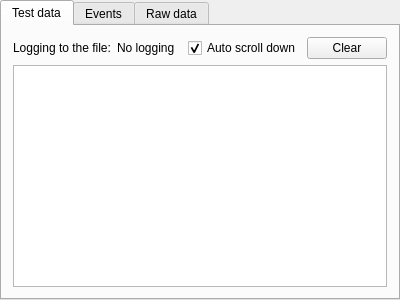
<?xml version="1.0" encoding="UTF-8"?>
<ui version="4.0">
 <class>CommFlowWgt</class>
 <widget class="QWidget" name="CommFlowWgt">
  <property name="geometry">
   <rect>
    <x>0</x>
    <y>0</y>
    <width>400</width>
    <height>300</height>
   </rect>
  </property>
  <property name="windowTitle">
   <string>CommFlowWgt</string>
  </property>
  <layout class="QVBoxLayout" name="verticalLayout">
   <property name="spacing">
    <number>0</number>
   </property>
   <property name="leftMargin">
    <number>0</number>
   </property>
   <property name="topMargin">
    <number>0</number>
   </property>
   <property name="rightMargin">
    <number>0</number>
   </property>
   <property name="bottomMargin">
    <number>0</number>
   </property>
   <item>
    <widget class="QTabWidget" name="tabWgt">
     <property name="currentIndex">
      <number>0</number>
     </property>
     <widget class="QWidget" name="commFlowTabTestData">
      <attribute name="title">
       <string>Test data</string>
      </attribute>
      <layout class="QVBoxLayout" name="verticalLayout_22">
       <item>
        <layout class="QHBoxLayout" name="horizontalLayout_8">
         <item>
          <widget class="QLabel" name="label_28">
           <property name="sizePolicy">
            <sizepolicy hsizetype="Maximum" vsizetype="Preferred">
             <horstretch>0</horstretch>
             <verstretch>0</verstretch>
            </sizepolicy>
           </property>
           <property name="text">
            <string>Logging to the file:</string>
           </property>
          </widget>
         </item>
         <item>
          <widget class="QLabel" name="tabTestDataLblFilePath">
           <property name="text">
            <string>No logging</string>
           </property>
          </widget>
         </item>
         <item>
          <spacer name="horizontalSpacer_10">
           <property name="orientation">
            <enum>Qt::Horizontal</enum>
           </property>
           <property name="sizeHint" stdset="0">
            <size>
             <width>40</width>
             <height>20</height>
            </size>
           </property>
          </spacer>
         </item>
         <item>
          <widget class="QCheckBox" name="tabTestDataChckScroll">
           <property name="sizePolicy">
            <sizepolicy hsizetype="Maximum" vsizetype="Fixed">
             <horstretch>0</horstretch>
             <verstretch>0</verstretch>
            </sizepolicy>
           </property>
           <property name="text">
            <string>Auto scroll down</string>
           </property>
           <property name="checked">
            <bool>true</bool>
           </property>
          </widget>
         </item>
         <item>
          <widget class="QPushButton" name="tabTestDataBtnClr">
           <property name="sizePolicy">
            <sizepolicy hsizetype="Maximum" vsizetype="Fixed">
             <horstretch>0</horstretch>
             <verstretch>0</verstretch>
            </sizepolicy>
           </property>
           <property name="text">
            <string>Clear</string>
           </property>
          </widget>
         </item>
        </layout>
       </item>
       <item>
        <widget class="QTextBrowser" name="tabTestDataTxtBrow"/>
       </item>
      </layout>
     </widget>
     <widget class="QWidget" name="commFlowTabEvents">
      <attribute name="title">
       <string>Events</string>
      </attribute>
      <layout class="QVBoxLayout" name="verticalLayout_23">
       <item>
        <layout class="QHBoxLayout" name="horizontalLayout_14">
         <item>
          <spacer name="horizontalSpacer_9">
           <property name="orientation">
            <enum>Qt::Horizontal</enum>
           </property>
           <property name="sizeHint" stdset="0">
            <size>
             <width>40</width>
             <height>20</height>
            </size>
           </property>
          </spacer>
         </item>
         <item>
          <widget class="QCheckBox" name="tabEventsChckScroll">
           <property name="sizePolicy">
            <sizepolicy hsizetype="Maximum" vsizetype="Fixed">
             <horstretch>0</horstretch>
             <verstretch>0</verstretch>
            </sizepolicy>
           </property>
           <property name="text">
            <string>Auto scroll down</string>
           </property>
           <property name="checked">
            <bool>true</bool>
           </property>
          </widget>
         </item>
         <item>
          <widget class="QPushButton" name="tabEventsBtnClr">
           <property name="sizePolicy">
            <sizepolicy hsizetype="Maximum" vsizetype="Fixed">
             <horstretch>0</horstretch>
             <verstretch>0</verstretch>
            </sizepolicy>
           </property>
           <property name="text">
            <string>Clear</string>
           </property>
          </widget>
         </item>
        </layout>
       </item>
       <item>
        <widget class="QTextBrowser" name="tabEventsTxtBrow"/>
       </item>
      </layout>
     </widget>
     <widget class="QWidget" name="commFlowRawData">
      <attribute name="title">
       <string>Raw data</string>
      </attribute>
      <layout class="QVBoxLayout" name="verticalLayout_24">
       <item>
        <layout class="QHBoxLayout" name="horizontalLayout_13">
         <item>
          <spacer name="horizontalSpacer_6">
           <property name="orientation">
            <enum>Qt::Horizontal</enum>
           </property>
           <property name="sizeHint" stdset="0">
            <size>
             <width>40</width>
             <height>20</height>
            </size>
           </property>
          </spacer>
         </item>
         <item>
          <widget class="QCheckBox" name="tabRawDataChckScroll">
           <property name="sizePolicy">
            <sizepolicy hsizetype="Maximum" vsizetype="Fixed">
             <horstretch>0</horstretch>
             <verstretch>0</verstretch>
            </sizepolicy>
           </property>
           <property name="text">
            <string>Auto scroll down</string>
           </property>
           <property name="checked">
            <bool>true</bool>
           </property>
          </widget>
         </item>
         <item>
          <widget class="QPushButton" name="tabRawDataBtnClr">
           <property name="sizePolicy">
            <sizepolicy hsizetype="Maximum" vsizetype="Fixed">
             <horstretch>0</horstretch>
             <verstretch>0</verstretch>
            </sizepolicy>
           </property>
           <property name="text">
            <string>Clear</string>
           </property>
          </widget>
         </item>
        </layout>
       </item>
       <item>
        <widget class="QTextBrowser" name="tabRawDataTxtBrow">
         <property name="html">
          <string>&lt;!DOCTYPE HTML PUBLIC &quot;-//W3C//DTD HTML 4.0//EN&quot; &quot;http://www.w3.org/TR/REC-html40/strict.dtd&quot;&gt;
&lt;html&gt;&lt;head&gt;&lt;meta name=&quot;qrichtext&quot; content=&quot;1&quot; /&gt;&lt;style type=&quot;text/css&quot;&gt;
p, li { white-space: pre-wrap; }
&lt;/style&gt;&lt;/head&gt;&lt;body style=&quot; font-family:'MS Shell Dlg 2'; font-size:8.25pt; font-weight:400; font-style:normal;&quot;&gt;
&lt;p style=&quot;-qt-paragraph-type:empty; margin-top:0px; margin-bottom:0px; margin-left:0px; margin-right:0px; -qt-block-indent:0; text-indent:0px; font-family:'MS Shell Dlg 2';&quot;&gt;&lt;br /&gt;&lt;/p&gt;&lt;/body&gt;&lt;/html&gt;</string>
         </property>
        </widget>
       </item>
      </layout>
     </widget>
    </widget>
   </item>
  </layout>
 </widget>
 <layoutdefault spacing="6" margin="11"/>
 <resources/>
 <connections/>
</ui>
